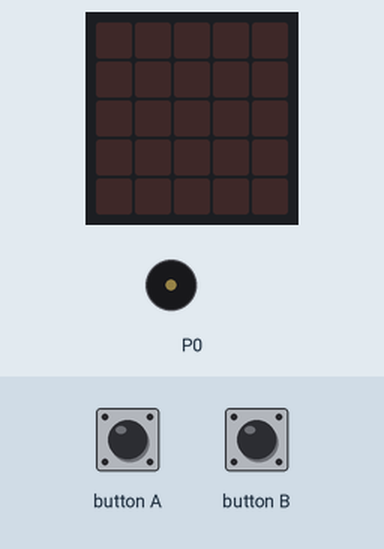
This program was run on a simulated BBC micro:bit (MakeCode). Shown: the board's 5×5 LED display, buzzer (waves = sounding). The test bench sets the inputs (shaded band).

Above: at 1.2 s.
1.3 s: button B pressed for 0.15 s
At 3.1 s:
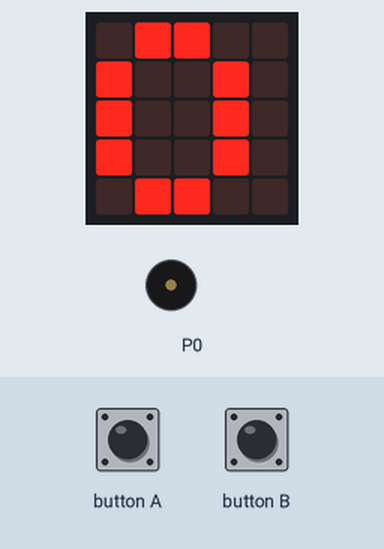
3.4 s: button A pressed for 0.15 s
At 4.4 s:
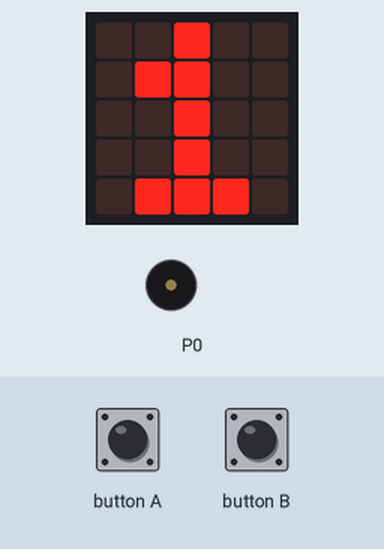
5.1 s: button A pressed for 0.15 s
At 6.7 s:
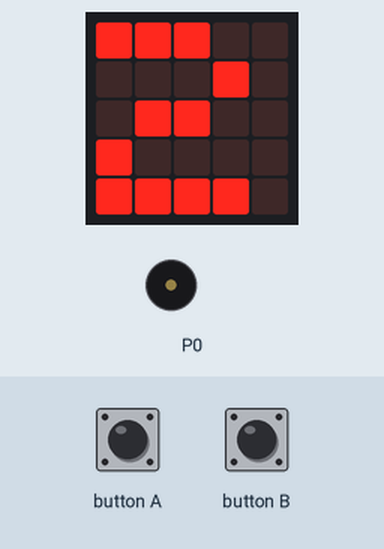
Timing chart, 0 to 8.2 s (numbered marks = the images above; inputs shaded):
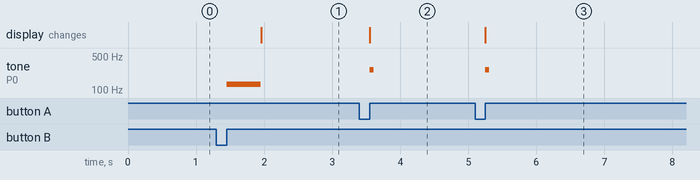

The program:

main.ts
```typescript
input.onButtonPressed(Button.A, function () {
    if (click < 9) {
        music.play(music.tonePlayable(262, music.beat(BeatFraction.Eighth)), music.PlaybackMode.InBackground)
        click += 1
        basic.showNumber(click)
    } else {
        music.play(music.tonePlayable(131, music.beat(BeatFraction.Whole)), music.PlaybackMode.UntilDone)
        click = 0
        basic.showNumber(click)
    }
})
input.onGesture(Gesture.Shake, function () {
    music.play(music.tonePlayable(175, music.beat(BeatFraction.Whole)), music.PlaybackMode.UntilDone)
    click = 0
    basic.showNumber(click)
})
input.onButtonPressed(Button.B, function () {
    music.play(music.tonePlayable(131, music.beat(BeatFraction.Whole)), music.PlaybackMode.UntilDone)
    click = 0
    basic.showNumber(click)
})
let click = 0
click = 0
```

test.ts
```typescript
// 在這裡測試；當此封包作為擴充功能時，將不會編譯此內容。
```

Measured:
- after the input at 1.3 s, tone on P0: silent → 131 Hz after 0.15 s, → silent 0.50 s later; the display: changes after 0.66 s (image 1)
- after the input at 3.4 s, tone on P0: silent → 262 Hz after 0.15 s, → silent 0.06 s later; the display: changes after 0.15 s (image 2)
- after the input at 5.1 s, tone on P0: silent → 262 Hz after 0.15 s, → silent 0.06 s later; the display: changes after 0.15 s (image 3)
